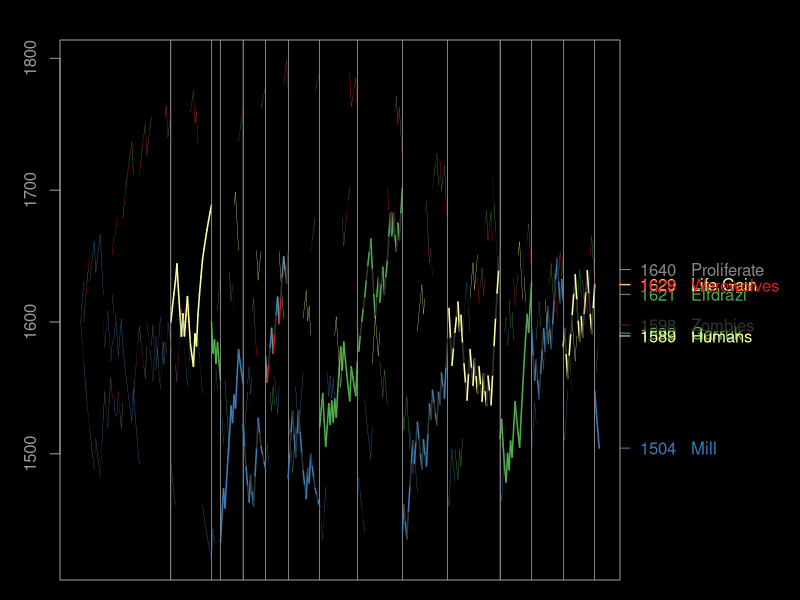

The R script that drew this image:
svg(filename="mtg.svg", width=8, height=5, pointsize=10, bg="black")

par(bg = "black")
par(fg="#999999")
par(mar=c(1, 3, 2, 9))

data <- read.csv("mtg.csv", head=FALSE)

player1 = as.vector(t(data[1]))
player2 = as.vector(t(data[3]))
result = as.vector(t(data[2]))

numEntries = length(result)

# Remember then remove asterisks on player names
markerIndices = c()
markerNames = c()
for (i in 1:(numEntries)){
    len = nchar(player1[i])
    if (substr(player1[i], len, len) == "*"){
        player1[i] = substr(player1[i], 1, len-1)
        
        markerIndices = c(markerIndices, i)
        markerNames = c(markerNames, player1[i])
    }
        
    len = nchar(player2[i])
    if (substr(player2[i], len, len) == "*"){
        player2[i] = substr(player2[i], 1, len-1)
        
        markerIndices = c(markerIndices, i)
        markerNames = c(markerNames, player2[i])
    }
}

players = sort(union(player1, player2))
numPlayers = length(players)

template = rep.int(1600, numEntries+1)
scores = data.frame(template)
for (name in players){
	scores[,name] <- template
}

K = 32

for (i in 2:(numEntries+1)){
	p1 = player1[i-1]
	r1 = 10 ^ (scores[i-1, p1] / 400)
	
	p2 = player2[i-1]
	r2 = 10 ^ (scores[i-1, p2] / 400)
	
	# Expected scores
	e1 = r1 / (r1 + r2)
	e2 = r2 / (r1 + r2)
	
	if (result[i-1] == "win"){
		s1 = 1
		s2 = 0
	} else {
		s1 = 0.5
		s2 = 0.5
	}
	
	for (j in i:(numEntries+1)){
		scores[j, p1] = scores[j, p1] + K * (s1 - e1)
		scores[j, p2] = scores[j, p2] + K * (s2 - e2)
	}
}

# Remove leading 1600s from new players
for (player in players){
    for (i in 1:(numEntries-1)){
        if (scores[i, player] == 1600 && scores[i+1, player] == 1600)
            scores[i,player] = NA
    }
}

lowest = 1600
highest = 1600
for (name in players) {
        tempScores = scores[name]
        tempScores[is.na(tempScores)] = 1600
        lowest = min(lowest, min(tempScores[name]))
        highest = max(highest, max(tempScores[name]))
}

plot(
	NULL,
	xlim=c(1, numEntries+1),
	ylim=c(lowest, highest),
	ylab="",
	xlab="",
	col.lab="#999999", col.main="#999999", col.axis="#999999",
	xaxt='n'
)

# From: http://www.cookbook-r.com/Manipulating_data/Calculating_a_moving_average/
# x: the vector
# n: the number of samples
# centered: if FALSE, then average current sample and previous (n-1) samples
#           if TRUE, then average symmetrically in past and future. (If n is even, use one more sample from future.)
movingAverage <- function(x, n=1, centered=FALSE) {
    
    if (centered) {
        before <- floor  ((n-1)/2)
        after  <- ceiling((n-1)/2)
    } else {
        before <- n-1
        after  <- 0
    }

    # Track the sum and count of number of non-NA items
    s     <- rep(0, length(x))
    count <- rep(0, length(x))
    
    # Add the centered data 
    new <- x
    # Add to count list wherever there isn't a 
    count <- count + !is.na(new)
    # Now replace NA_s with 0_s and add to total
    new[is.na(new)] <- 0
    s <- s + new
    
    # Add the data from before
    i <- 1
    while (i <= before) {
        # This is the vector with offset values to add
        new   <- c(rep(NA, i), x[1:(length(x)-i)])

        count <- count + !is.na(new)
        new[is.na(new)] <- 0
        s <- s + new
        
        i <- i+1
    }

    # Add the data from after
    i <- 1
    while (i <= after) {
        # This is the vector with offset values to add
        new   <- c(x[(i+1):length(x)], rep(NA, i))
       
        count <- count + !is.na(new)
        new[is.na(new)] <- 0
        s <- s + new
        
        i <- i+1
    }
    
    # return sum divided by count
    s/count
}

# Segment width determined by markers:
# If last marker was this name, make it thick.
# If last marker was something else, or no marker, then make it thin.
getSegmentWidth <- function(name, i){
    # Loop through markers, until one higher than i is reached, then backtrack.  This will tell us the currently active marker.
    numMarkers = length(markerIndices)
    for (j in 1:(numMarkers+1)){
        if (j <= numMarkers && markerIndices[j] <= i)
            next

        currentMarker = markerNames[j-1]
        if (j == 1 || currentMarker != name)
            return(0.3)
        else
            return(1.5)
    }
    return(0.3)
}
        
xFrom = 1:numEntries
xTo = 2:(numEntries+1)

for (name in players){

    abline(v=markerIndices, lwd=0.2)

    colors = c("#000000")
    if (name == "Werewolves")   colors = c("#E41A1C", "#4DAF4A")
    if (name == "Zombies")      colors = c("#333333", "#377EB8")
    if (name == "Proliferate")  colors = c("#888888", "#E41A1C", "#333333", "#377EB8")
    if (name == "Mill")         colors = c("#377EB8")
    if (name == "Humans")       colors = c("#FFFF99")
    if (name == "Elfdrazi")     colors = c("#4DAF4A")
    if (name == "Garruk")       colors = c("#4DAF4A", "#333333")
    if (name == "Life Gain")    colors = c("#FFFF99", "#333333")
    
    yAll = t(scores[name])    
    #yAll = movingAverage(yAll, 10, TRUE) # This optional line changes the data to a moving average
    
    yFrom = yAll[1:numEntries]
    yTo = yAll[2:(numEntries+1)]
    
	for (i in 1:(numEntries)){
        if (is.na(yFrom[i])) next
        if (is.na(yTo[i])) next
        if (yFrom[i] == yTo[i]) next # This optional line hides horizontal segments

        segmentWidth = getSegmentWidth(name, i)
    
        colorIndex = i %% length(colors) + 1
        segments(xFrom[i], yFrom[i], xTo[i], yTo[i],
            col=colors[colorIndex],
            lwd=segmentWidth)
    }
	
	#xData = 1:(numEntries+1)
	#yData = (apply(scores[name], 1, function(x) x))
	#lo = loess(yData~xData)
	#xl <- seq(1, numEntries+1, 0.1)
	#lines(xl, predict(lo, xl), col=colors)
	
	currentScore = scores[numEntries+1, name]
	roundedScore = round(currentScore, 0)
	label = paste(roundedScore, " ", name)
	axis(
		4,
		at=c(currentScore),
		labels=c(label),
		col=colors[1], col.ticks=colors[1], col.axis = colors[1],
		las=2
	)
}

smallestGap = 10000
s1 = ""
s2 = ""
for (name1 in players){
    for (name2 in players){
        if (name1 >= name2) next
        score1 = scores[numEntries+1, name1]
        score2 = scores[numEntries+1, name2]
        diff = abs(score1 - score2)
        if (diff < smallestGap){
            smallestGap = diff
            s1 = name1
            s2 = name2
        }
    }
}
# paste("Next game should be between ", s1, " and ", s2, sep="")


"Current standings:"
standings <- character(length(players))
for (i in 1:length(players)){
    name = players[i]
    standings[i] <- paste(scores[numEntries+1,name], " ", name)
}
standings <- sort(standings, decreasing=TRUE)
for (entry in standings){
    print(entry)
}
